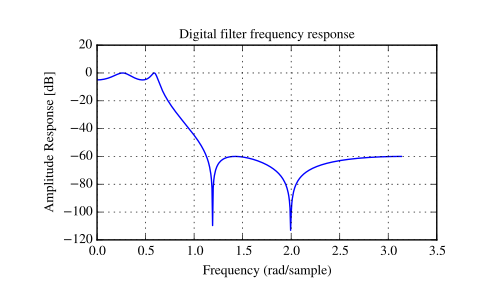

The script that drew this image:
import numpy as np
import scipy.signal as signal
import matplotlib.pyplot as plt

b, a = signal.iirfilter(4, Wn=0.2, rp=5, rs=60, btype='lowpass', ftype='ellip')
w, h = signal.freqz(b, a)

plt.title('Digital filter frequency response')
plt.plot(w, 20*np.log10(np.abs(h)))
plt.title('Digital filter frequency response')
plt.ylabel('Amplitude Response [dB]')
plt.xlabel('Frequency (rad/sample)')
plt.grid()
plt.show()
